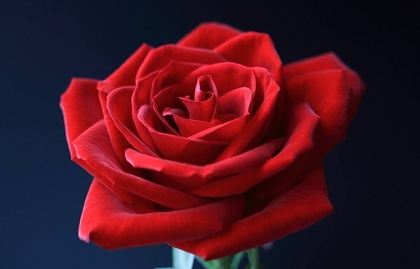
%> input picture 软件培训/ColorClusterPublic-master/data/timg.jpg, 420 x 269 px, shrunk from 1024 x 656 before the run
$ octave ColorCluster.m   (GNU Octave 9; MATLAB toolbox functions it lacks are replaced by stand-ins)
%> lines starting %> are read from the running program, lines starting %| are printed output that depends on the picture
### 软件培训/ColorClusterPublic-master/colorspace.m
function varargout = colorspace(Conversion,varargin)
%COLORSPACE  Convert a color image between color representations.
%   B = COLORSPACE(S,A) converts the color representation of image A
%   where S is a string specifying the conversion.  S tells the
%   source and destination color spaces, S = 'dest<-src', or
%   alternatively, S = 'src->dest'.  Supported color spaces are
%
%     'RGB'              R'G'B' Red Green Blue (ITU-R BT.709 gamma-corrected)
%     'YPbPr'            Luma (ITU-R BT.601) + Chroma
%     'YCbCr'/'YCC'      Luma + Chroma ("digitized" version of Y'PbPr)
%     'YUV'              NTSC PAL Y'UV Luma + Chroma
%     'YIQ'              NTSC Y'IQ Luma + Chroma
%     'YDbDr'            SECAM Y'DbDr Luma + Chroma
%     'JPEGYCbCr'        JPEG-Y'CbCr Luma + Chroma
%     'HSV'/'HSB'        Hue Saturation Value/Brightness
%     'HSL'/'HLS'/'HSI'  Hue Saturation Luminance/Intensity
%     'XYZ'              CIE XYZ
%     'Lab'              CIE L*a*b* (CIELAB)
%     'Luv'              CIE L*u*v* (CIELUV)
%     'Lch'              CIE L*ch (CIELCH)
%
%  All conversions assume 2 degree observer and D65 illuminant.  Color
%  space names are case insensitive.  When R'G'B' is the source or
%  destination, it can be omitted. For example 'yuv<-' is short for
%  'yuv<-rgb'.
%
%  MATLAB uses two standard data formats for R'G'B': double data with
%  intensities in the range 0 to 1, and uint8 data with integer-valued
%  intensities from 0 to 255.  As MATLAB's native datatype, double data is
%  the natural choice, and the R'G'B' format used by colorspace.  However,
%  for memory and computational performance, some functions also operate
%  with uint8 R'G'B'.  Given uint8 R'G'B' color data, colorspace will
%  first cast it to double R'G'B' before processing.
%
%  If A is an Mx3 array, like a colormap, B will also have size Mx3.
%
%  [B1,B2,B3] = COLORSPACE(S,A) specifies separate output channels.
%  COLORSPACE(S,A1,A2,A3) specifies separate input channels.

% Pascal Getreuer 2005-2006

%%% Input parsing %%%
if nargin < 2, error('Not enough input arguments.'); end
[SrcSpace,DestSpace] = parse(Conversion);

if nargin == 2
   Image = varargin{1};
elseif nargin >= 3
   Image = cat(3,varargin{:});
else
   error('Invalid number of input arguments.');
end

FlipDims = (size(Image,3) == 1);

if FlipDims, Image = permute(Image,[1,3,2]); end
if ~isa(Image,'double'), Image = double(Image)/255; end
if size(Image,3) ~= 3, error('Invalid input size.'); end

SrcT = gettransform(SrcSpace);
DestT = gettransform(DestSpace);

if ~ischar(SrcT) & ~ischar(DestT)
   % Both source and destination transforms are affine, so they
   % can be composed into one affine operation
   T = [DestT(:,1:3)*SrcT(:,1:3),DestT(:,1:3)*SrcT(:,4)+DestT(:,4)];
   Temp = zeros(size(Image));
   Temp(:,:,1) = T(1)*Image(:,:,1) + T(4)*Image(:,:,2) + T(7)*Image(:,:,3) + T(10);
   Temp(:,:,2) = T(2)*Image(:,:,1) + T(5)*Image(:,:,2) + T(8)*Image(:,:,3) + T(11);
   Temp(:,:,3) = T(3)*Image(:,:,1) + T(6)*Image(:,:,2) + T(9)*Image(:,:,3) + T(12);
   Image = Temp;
elseif ~ischar(DestT)
   Image = rgb(Image,SrcSpace);
   Temp = zeros(size(Image));
   Temp(:,:,1) = DestT(1)*Image(:,:,1) + DestT(4)*Image(:,:,2) + DestT(7)*Image(:,:,3) + DestT(10);
   Temp(:,:,2) = DestT(2)*Image(:,:,1) + DestT(5)*Image(:,:,2) + DestT(8)*Image(:,:,3) + DestT(11);
   Temp(:,:,3) = DestT(3)*Image(:,:,1) + DestT(6)*Image(:,:,2) + DestT(9)*Image(:,:,3) + DestT(12);
   Image = Temp;
else
   Image = feval(DestT,Image,SrcSpace);
end

%%% Output format %%%
if nargout > 1
   varargout = {Image(:,:,1),Image(:,:,2),Image(:,:,3)};
else
   if FlipDims, Image = permute(Image,[1,3,2]); end
   varargout = {Image};
end

return;


function [SrcSpace,DestSpace] = parse(Str)
% Parse conversion argument

if isstr(Str)
   Str = lower(strrep(strrep(Str,'-',''),' ',''));
   k = find(Str == '>');

   if length(k) == 1         % Interpret the form 'src->dest'
      SrcSpace = Str(1:k-1);
      DestSpace = Str(k+1:end);
   else
      k = find(Str == '<');

      if length(k) == 1      % Interpret the form 'dest<-src'
         DestSpace = Str(1:k-1);
         SrcSpace = Str(k+1:end);
      else
         error(['Invalid conversion, ''',Str,'''.']);
      end
   end

   SrcSpace = alias(SrcSpace);
   DestSpace = alias(DestSpace);
else
   SrcSpace = 1;             % No source pre-transform
   DestSpace = Conversion;
   if any(size(Conversion) ~= 3), error('Transformation matrix must be 3x3.'); end
end
return;


function Space = alias(Space)
Space = strrep(Space,'cie','');

if isempty(Space)
   Space = 'rgb';
end

switch Space
case {'ycbcr','ycc'}
   Space = 'ycbcr';
case {'hsv','hsb'}
   Space = 'hsv';
case {'hsl','hsi','hls'}
   Space = 'hsl';
case {'rgb','yuv','yiq','ydbdr','ycbcr','jpegycbcr','xyz','lab','luv','lch'}
   return;
end
return;


function T = gettransform(Space)
% Get a colorspace transform: either a matrix describing an affine transform,
% or a string referring to a conversion subroutine
switch Space
case 'ypbpr'
   T = [0.299,0.587,0.114,0;-0.1687367,-0.331264,0.5,0;0.5,-0.418688,-0.081312,0];
case 'yuv'
   % R'G'B' to NTSC/PAL YUV
   % Wikipedia: http://en.wikipedia.org/wiki/YUV
   T = [0.299,0.587,0.114,0;-0.147,-0.289,0.436,0;0.615,-0.515,-0.100,0];
case 'ydbdr'
   % R'G'B' to SECAM YDbDr
   % Wikipedia: http://en.wikipedia.org/wiki/YDbDr
   T = [0.299,0.587,0.114,0;-0.450,-0.883,1.333,0;-1.333,1.116,0.217,0];
case 'yiq'
   % R'G'B' in [0,1] to NTSC YIQ in [0,1];[-0.595716,0.595716];[-0.522591,0.522591];
   % Wikipedia: http://en.wikipedia.org/wiki/YIQ
   T = [0.299,0.587,0.114,0;0.595716,-0.274453,-0.321263,0;0.211456,-0.522591,0.311135,0];
case 'ycbcr'
   % R'G'B' (range [0,1]) to ITU-R BRT.601 (CCIR 601) Y'CbCr
   % Wikipedia: http://en.wikipedia.org/wiki/YCbCr
   % Poynton, Equation 3, scaling of R'G'B to Y'PbPr conversion
   T = [65.481,128.553,24.966,16;-37.797,-74.203,112.0,128;112.0,-93.786,-18.214,128];
case 'jpegycbcr'
   % Wikipedia: http://en.wikipedia.org/wiki/YCbCr
   T = [0.299,0.587,0.114,0;-0.168736,-0.331264,0.5,0.5;0.5,-0.418688,-0.081312,0.5]*255;
case {'rgb','xyz','hsv','hsl','lab','luv','lch'}
   T = Space;
otherwise
   error(['Unknown color space, ''',Space,'''.']);
end
return;


function Image = rgb(Image,SrcSpace)
% Convert to Rec. 709 R'G'B' from 'SrcSpace'
switch SrcSpace
case 'rgb'
   return;
case 'hsv'
   % Convert HSV to R'G'B'
   Image = huetorgb((1 - Image(:,:,2)).*Image(:,:,3),Image(:,:,3),Image(:,:,1));
case 'hsl'
   % Convert HSL to R'G'B'
   L = Image(:,:,3);
   Delta = Image(:,:,2).*min(L,1-L);
   Image = huetorgb(L-Delta,L+Delta,Image(:,:,1));
case {'xyz','lab','luv','lch'}
   % Convert to CIE XYZ
   Image = xyz(Image,SrcSpace);
   % Convert XYZ to RGB
   T = [3.240479,-1.53715,-0.498535;-0.969256,1.875992,0.041556;0.055648,-0.204043,1.057311];
   R = T(1)*Image(:,:,1) + T(4)*Image(:,:,2) + T(7)*Image(:,:,3);  % R
   G = T(2)*Image(:,:,1) + T(5)*Image(:,:,2) + T(8)*Image(:,:,3);  % G
   B = T(3)*Image(:,:,1) + T(6)*Image(:,:,2) + T(9)*Image(:,:,3);  % B
   % Desaturate and rescale to constrain resulting RGB values to [0,1]
   AddWhite = -min(min(min(R,G),B),0);
   Scale = max(max(max(R,G),B)+AddWhite,1);
   R = (R + AddWhite)./Scale;
   G = (G + AddWhite)./Scale;
   B = (B + AddWhite)./Scale;
   % Apply gamma correction to convert RGB to Rec. 709 R'G'B'
   Image(:,:,1) = gammacorrection(R);  % R'
   Image(:,:,2) = gammacorrection(G);  % G'
   Image(:,:,3) = gammacorrection(B);  % B'
otherwise  % Conversion is through an affine transform
   T = gettransform(SrcSpace);
   temp = inv(T(:,1:3));
   T = [temp,-temp*T(:,4)];
   R = T(1)*Image(:,:,1) + T(4)*Image(:,:,2) + T(7)*Image(:,:,3) + T(10);
   G = T(2)*Image(:,:,1) + T(5)*Image(:,:,2) + T(8)*Image(:,:,3) + T(11);
   B = T(3)*Image(:,:,1) + T(6)*Image(:,:,2) + T(9)*Image(:,:,3) + T(12);
   AddWhite = -min(min(min(R,G),B),0);
   Scale = max(max(max(R,G),B)+AddWhite,1);
   R = (R + AddWhite)./Scale;
   G = (G + AddWhite)./Scale;
   B = (B + AddWhite)./Scale;
   Image(:,:,1) = R;
   Image(:,:,2) = G;
   Image(:,:,3) = B;
end

% Clip to [0,1]
Image = min(max(Image,0),1);
return;


function Image = xyz(Image,SrcSpace)
% Convert to CIE XYZ from 'SrcSpace'
WhitePoint = [0.950456,1,1.088754];

switch SrcSpace
case 'xyz'
   return;
case 'luv'
   % Convert CIE L*uv to XYZ
   WhitePointU = (4*WhitePoint(1))./(WhitePoint(1) + 15*WhitePoint(2) + 3*WhitePoint(3));
   WhitePointV = (9*WhitePoint(2))./(WhitePoint(1) + 15*WhitePoint(2) + 3*WhitePoint(3));
   L = Image(:,:,1);
   Y = (L + 16)/116;
   Y = invf(Y)*WhitePoint(2);
   U = Image(:,:,2)./(13*L + 1e-6*(L==0)) + WhitePointU;
   V = Image(:,:,3)./(13*L + 1e-6*(L==0)) + WhitePointV;
   Image(:,:,1) = -(9*Y.*U)./((U-4).*V - U.*V);                  % X
   Image(:,:,2) = Y;                                             % Y
   Image(:,:,3) = (9*Y - (15*V.*Y) - (V.*Image(:,:,1)))./(3*V);  % Z
case {'lab','lch'}
   Image = lab(Image,SrcSpace);
   % Convert CIE L*ab to XYZ
   fY = (Image(:,:,1) + 16)/116;
   fX = fY + Image(:,:,2)/500;
   fZ = fY - Image(:,:,3)/200;
   Image(:,:,1) = WhitePoint(1)*invf(fX);  % X
   Image(:,:,2) = WhitePoint(2)*invf(fY);  % Y
   Image(:,:,3) = WhitePoint(3)*invf(fZ);  % Z
otherwise   % Convert from some gamma-corrected space
   % Convert to Rec. 701 R'G'B'
   Image = rgb(Image,SrcSpace);
   % Undo gamma correction
   R = invgammacorrection(Image(:,:,1));
   G = invgammacorrection(Image(:,:,2));
   B = invgammacorrection(Image(:,:,3));
   % Convert RGB to XYZ
   T = inv([3.240479,-1.53715,-0.498535;-0.969256,1.875992,0.041556;0.055648,-0.204043,1.057311]);
   Image(:,:,1) = T(1)*R + T(4)*G + T(7)*B;  % X
   Image(:,:,2) = T(2)*R + T(5)*G + T(8)*B;  % Y
   Image(:,:,3) = T(3)*R + T(6)*G + T(9)*B;  % Z
end
return;


% [35 lines left out: functions hsv, hsl, not called in this run]


function Image = lab(Image,SrcSpace)
% Convert to CIE L*a*b* (CIELAB)
WhitePoint = [0.950456,1,1.088754];

switch SrcSpace
case 'lab'
   return;
case 'lch'
   % Convert CIE L*CH to CIE L*ab
   C = Image(:,:,2);
   Image(:,:,2) = cos(Image(:,:,3)*pi/180).*C;  % a*
   Image(:,:,3) = sin(Image(:,:,3)*pi/180).*C;  % b*
otherwise
   Image = xyz(Image,SrcSpace);  % Convert to XYZ
   % Convert XYZ to CIE L*a*b*
   X = Image(:,:,1)/WhitePoint(1);
   Y = Image(:,:,2)/WhitePoint(2);
   Z = Image(:,:,3)/WhitePoint(3);
   fX = f(X);
   fY = f(Y);
   fZ = f(Z);
   Image(:,:,1) = 116*fY - 16;    % L*
   Image(:,:,2) = 500*(fX - fY);  % a*
   Image(:,:,3) = 200*(fY - fZ);  % b*
end
return;


% [68 lines left out: functions luv, lch, huetorgb, rgbtohue, gammacorrection, not called in this run]


function R = invgammacorrection(Rp)
R = real(((Rp + 0.099)/1.099).^(1/0.45));
i = (R < 0.018);
R(i) = Rp(i)/4.5138;
return;


function fY = f(Y)
fY = real(Y.^(1/3));
i = (Y < 0.008856);
fY(i) = Y(i)*(841/108) + (4/29);
return;


% [5 lines left out: function invf, not called in this run]

### 软件培训/ColorClusterPublic-master/GCO/GCO_Create.m
function Handle = GCO_Create(NumSites,NumLabels)
% GCO_Create    Create a GCoptimization object.
%    Handle = GCO_Create(NumSites,NumLabels) creates a new GCoptimization
%    object and returns a 'handle' to uniquely identify it.
%    Call GCO_Delete(Handle) to delete the object and free its memory.
%    Call GCO_Delete(GCO_ListHandles) to delete all GCO objects.

GCO_LoadLib();
if (nargin < 2), error('Expected 2 arguments'); end
Handle = gco_matlab('gco_create_general',int32(NumSites),int32(NumLabels));
end

### 软件培训/ColorClusterPublic-master/myColorDisMeasures.m
function [ output_args ] = myColorDisMeasures( input_args )
%MYCOLORDISMEASURES Summary of this function goes here
%   Detailed explanation goes here

    input_args = double(input_args);

    output_args = colorspace('rgb->lab', input_args/255.0);

end

### 软件培训/ColorClusterPublic-master/GCO/GCO_LoadLib.m
function GCO_LoadLib()
% GCO_LoadLib    Attempt to load the GCO_MATLAB library.
%    GCO_LoadLib is used internally by all other GCO_MATLAB commands
%    to compile (if necessary), load, and bind the wrapper library.

if (isempty(getenv('GCO_MATLAB')))
	GCO_BuildLib(struct('Force',false));
	if (exist('gco_matlab') ~= 3)
	    error('Failed to load gco_matlab library');
	end
	warning on GCO:int32;
	setenv('GCO_MATLAB','LOADED'); % environment variables 10x faster than 'exists'
end

end

### 软件培训/ColorClusterPublic-master/ColorCluster.m
% 统计图像在绣线颜色库中的直方图，取直方图中最多的几个为初始聚类中心
% 对原图进行聚类，聚类的每次迭代时，新的聚类中心在绣线颜色库中选择
% License
% This software is made publicly for research use only. It may be modified
% and redistributed under the terms of the GNU General Public License.
%
% Author: hujiagao@gmail.com
%

addpath(genpath('./GCO'));
%matlabpool('open','local',3);
clear;
tic;

img_dir = './data/';
img_name = 'timg.jpg';
K = 3;
lamdaWeight = 8;   % 数据项与平滑项的权重因子，越大越平滑

%% Read the color list
filename = 'threadcolor.txt';
delimiter = '\t';
startRow = 2;
fileID = fopen(filename,'r');
formatSpec = '%f%f%f%[^\n\r]';
dataArray = textscan(fileID, formatSpec, 'Delimiter', delimiter, 'HeaderLines' ,startRow-1, 'ReturnOnError', false);
fclose(fileID);
threadcolor = [dataArray{1:end-1}];
threadcolor = unique(threadcolor, 'rows');  % 删除重复的颜色
clearvars filename delimiter startRow formatSpec fileID dataArray ans;

%% read the image and calculating the histogram
disp('calculating the histogram of the image...');
img = imread([img_dir img_name]);
%> img is the input picture: size 269x420x3 uint8; mean R, G, B 73.5, 21.2, 34.5
figure('Name','The Source Image');
imshow(img);
[imgRow, imgCol, ~] = size(img);
%> imgRow = 269; imgCol = 420
h = fspecial('gaussian', [7 7], 0.5);  % 对原图进行平滑，认为邻域像素颜色会影响该像素观感颜色
imgSmooth = imfilter(img, h, 'replicate', 'conv');
imgDataSmooth = reshape(imgSmooth, imgRow*imgCol, 3);
% 将RGB数据转换为可以用来计算颜色距离的数据（Lab）
imgDataCalDis = myColorDisMeasures(imgDataSmooth);%imgData;
%> in colorspace, `varargout = {Image};`: varargout = 1 item
threadColorDis = myColorDisMeasures(threadcolor);%threadcolor;
% 统计颜色直方图，计算每个像素与绣线颜色最近的那个
[~, minIndex] = pdist2(threadColorDis, imgDataCalDis, 'euclidean', 'smallest', 1);
figure('Name','The quantized Image');
imshow(uint8(reshape(threadcolor(minIndex,:), imgRow, imgCol, 3)));
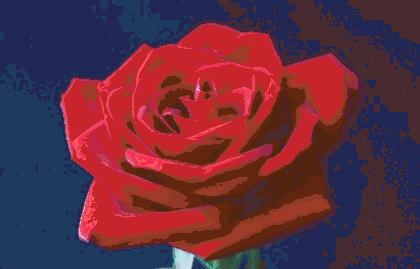
%> displayed picture: size 269x420x3, on the screen's scale of 0 to 255; mean R, G, B 96.8, 45.5, 61.6
histogram = tabulate(minIndex); % histogram中不一定包含所有的颜色，有些没出现在原图中的颜色可能不在这里面
%> histogram = 196 rows, first 12: [1 9 0.00797; 2 0 0; 3 0 0; 4 1 0.000885; 5 6 0.00531; 6 0 0; 7 4 0.00354; 8 17443 15.44; 9 18 0.0159; 10 26349 23.32; 11 79 0.0699; 12 242 0.214]
[sorted, sInx] = sort(histogram(:,3), 'descend');
%> sorted = 196 values, max 23.32 at index 1, min 0 at index 81, mean 0.51; sInx = 196 values, max 196 at index 17, min 1 at index 53, mean 98.5
iniColorIndex = histogram(sInx(1:4*K), 1);   % 选取前4K种颜色
%> iniColorIndex = [10; 132; 8; 26; 39; 82; 29; 70; 124; 27; 167; 80]
CenterColorCalDis = threadColorDis(iniColorIndex, :);
%> CenterColorCalDis = [24.39 10.55 -26.83; 46.76 59.71 33.33; 30.63 1.14 -23.7; 28.05 13.12 2.6; 30.15 23.53 26.03; 43.55 36.08 30.15; 27.28 17.86 22.07; 40.89 32.44 27.05; 46.14 59.41 18.22; 26.74 21.2 -6.4; 57.75 60.72 21.8; 40.72 47.37 5.56]
Z = linkage(CenterColorCalDis, 'complete', 'euclidean');
%> Z = [6 8 5.47; 5 7 7.49; 1 3 11.72; 4 10 12.16; 9 11 12.22; 2 17 15.96; 13 14 25.73; 15 16 29.77; 12 18 30.98; 19 21 52.59; 20 22 83.33]
C = cluster(Z, 'maxclust', K);  % 换成'cutoff',sigma，sigma为颜色是否相似的阈值，则可自动确定聚类数
%> C = [1; 3; 1; 1; 2; 2; 2; 2; 3; 1; 3; 3]
color = zeros(K, size(threadColorDis, 2));  % 计算聚类后每类的中心色。可用该类中数量最多的颜色代替，
for i=1:K                                   % 或按各颜色像素比例计算中心色
	color(i,:) = mean(CenterColorCalDis(C==i, :), 1);
end
%> after the loop, color = [27.45 11.5 -13.58; 35.47 27.47 26.32; 47.84 56.8 19.73]
CenterCalDis = color;   % 以直方图聚类中心色作为原图聚类的初始绣线中心色
%> CenterCalDis has the same summary as color
% clearvars h imgSmooth imgDataSmooth minIndex histogram iniColorIndex CenterColor ...
%     Z C i color dis indexmin;
toc;

%% cluster the image
disp('clustering ...');
MAXITERATOR = 100;
iterator = 0;
% 计算每个像素所属类别
[~, labels] = pdist2(CenterCalDis, imgDataCalDis, 'euclidean', 'smallest', 1);
labels2 = labels;
while iterator < MAXITERATOR
    % 重新计算聚类中心，在绣线库中找聚类中心,保证类内方差最小（通过求均值，然后在绣线库中找与均值最接近的颜色实现，正确性待证明）
    color = zeros(K, size(threadColorDis, 2));  % 计算聚类后每类的中心色
    for i=1:K
        color(i,:) = mean(imgDataCalDis(labels2==i, :), 1);
    end
    [~, CenterColorIndex] = pdist2(threadColorDis, color, 'euclidean', 'smallest', 1); % 利用色板中与区域平均色最接近的颜色替换原色
    CenterCalDis(:,:)  = threadColorDis(CenterColorIndex,:);    % 原图的初始绣线中心颜色

    % 重新计算每个像素所属类别
    [~, labels2] = pdist2(CenterCalDis, imgDataCalDis, 'euclidean', 'smallest', 1);

    if isequal(labels2, labels)  % labels不变，聚类结束
        break;
    end

    labels = labels2;
    iterator = iterator+1;
end
%> this loop made 2 passes
%> CenterColorIndex on passes 1 to 2: [10 39 132], [10 39 132]
%> after the loop, CenterCalDis = [24.39 10.55 -26.83; 30.15 23.53 26.03; 46.76 59.71 33.33]; color = [14.88 3.44 -13.18; 21.49 34.66 17.84; 41.76 56.65 31.5]; iterator = 1

disp(['  total iterators:' num2str(iterator)]);
%|   total iterators:1
CenterColor = threadcolor(CenterColorIndex, :);
%> CenterColor = [32 39 84; 99 39 16; 200 36 43]
imgCluster = CenterColor(labels, :);
imgCluster = int32(imgCluster);
binaryImgSmooth = bitshift(imgCluster(:,1),16)+bitshift(imgCluster(:,2),8)+imgCluster(:,3);
imgCluster = reshape(uint8(imgCluster), size(img));
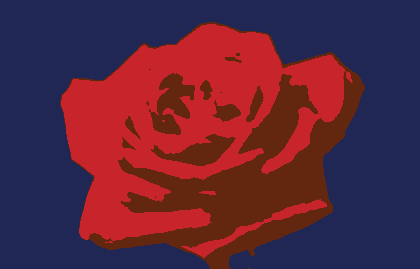
%> imgCluster: size 269x420x3 uint8; mean R, G, B 90.1, 38.2, 59.9
figure('Name','The Cluster Result');
imshow(imgCluster);
% clearvars MAXITERATOR labels2 i indexmin color imgCluster; %iterator CenterColor
toc;

%% smooth
disp('smooth ...');
h = GCO_Create(imgRow*imgCol, K);
%> the run ends on the next line
